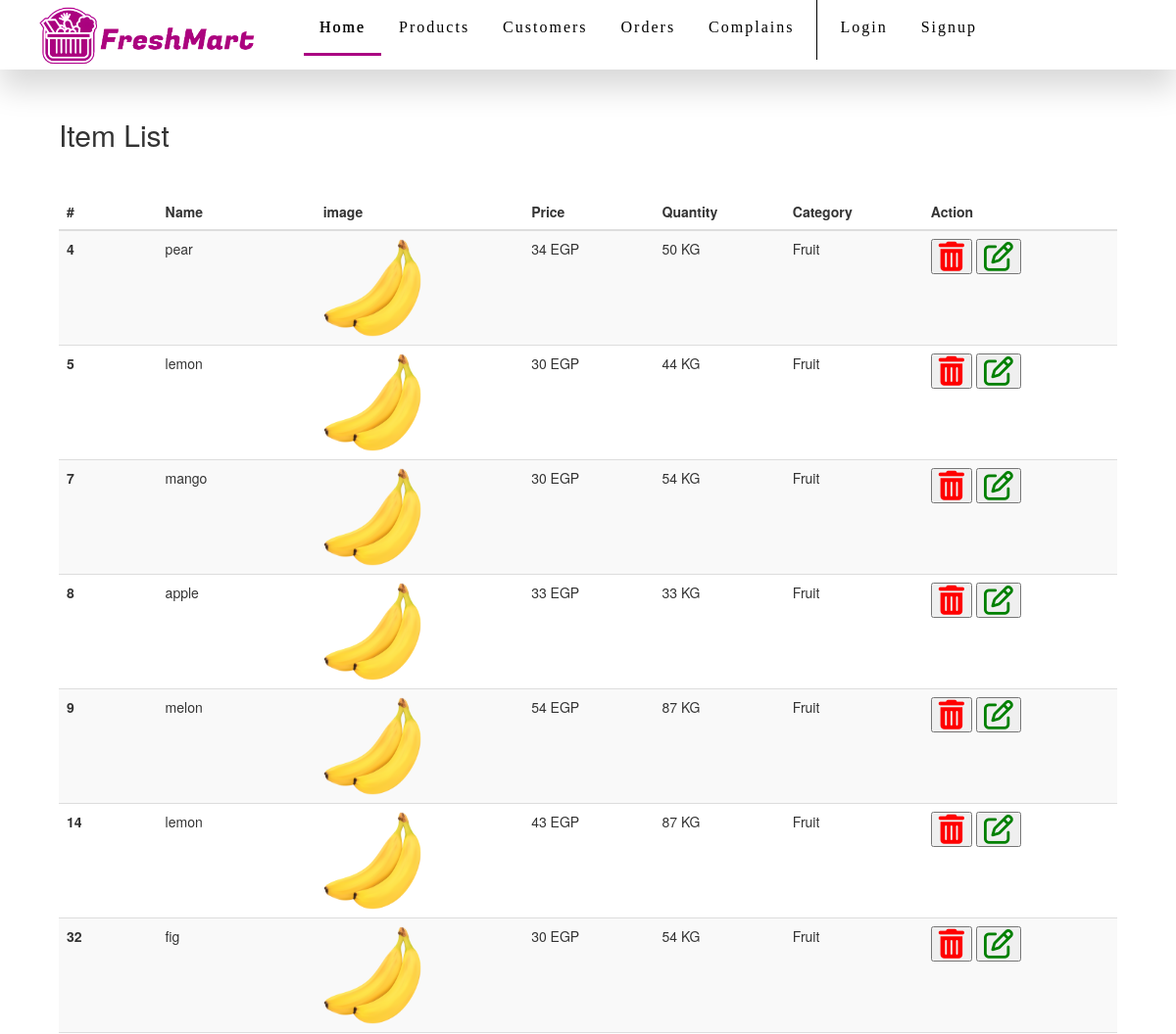
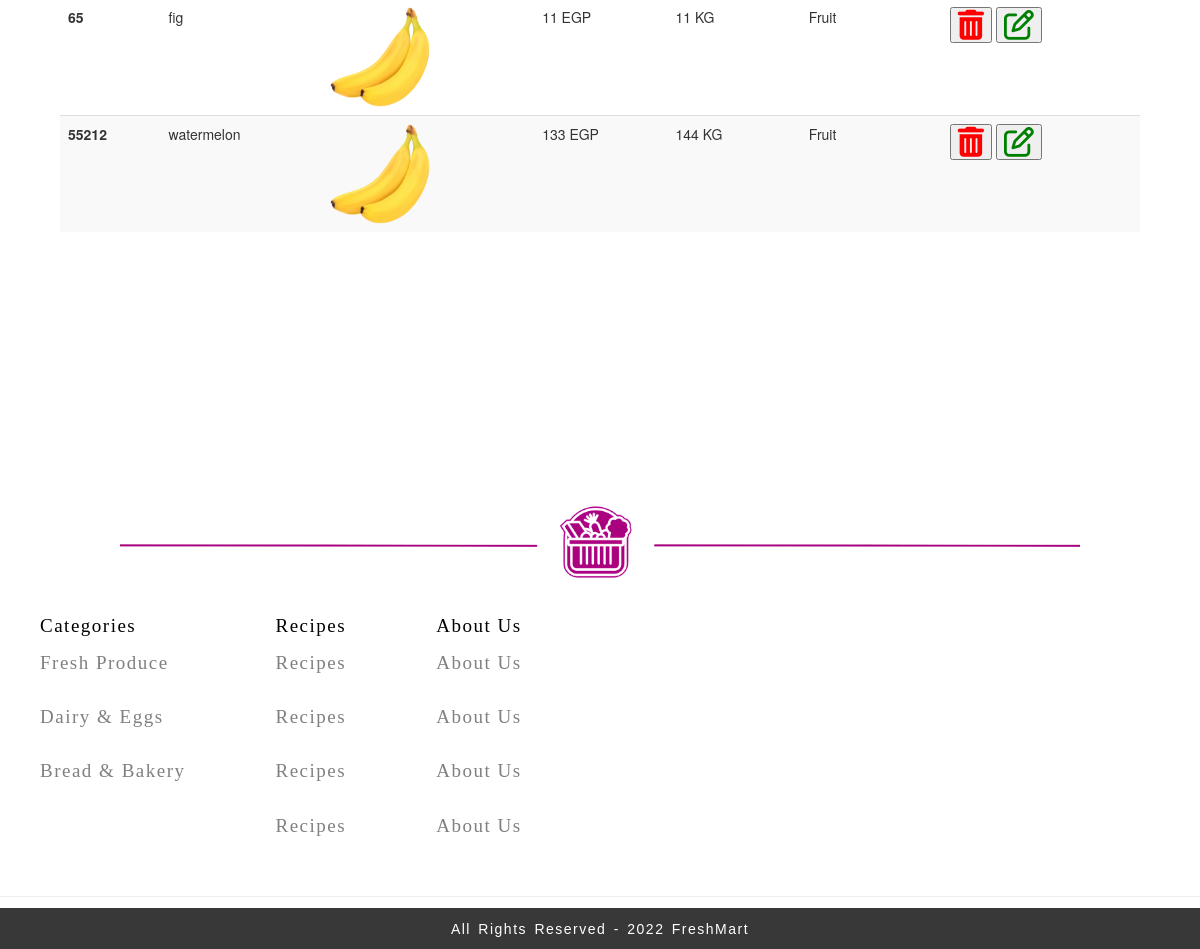
The page /Admin/products.php on the database its author committed (2 pictures, top to bottom).
### tables this page shows
CREATE TABLE `product` (
  `product_id` int(11) NOT NULL,
  `product_name` varchar(30) NOT NULL,
  `price` varchar(30) NOT NULL,
  `description` text NOT NULL,
  `image` varchar(30) NOT NULL,
  `product_category` varchar(30) NOT NULL,
  `category_id` int(11) DEFAULT NULL,
  `quantity` varchar(30) NOT NULL
);

### Admin/updateProduct.php (the view, shortened to what this page needs)
<?php
    function get_connection(){
        $mysqli = new mysqli("localhost","root","","grocery");
        return $mysqli;
    }
    function get_all_products(){
        $mysqli = get_connection();
        if ($result = $mysqli -> query("SELECT * from product")) {
            while ( $rows = $result->fetch_assoc() ) {
                echo format_output($rows['product_id'], $rows['product_name'], $rows['price'], $rows['quantity']);
            }
        }
    }
    function format_output($id, $name, $price, $quantity){
        $out = <<<EOT
                <th scope="row">$id</th>
                <td>$name</td>
                <td><img src="../images/ipics/banana_PNG104245.png" alt=""  height=100 width=100></img></td>
                <td>$price EGP</td>
                <td>$quantity KG</td>
                <td>Fruit</td>
                <td><a href="deletproduct.php?product_id= $id " ><button type="button"> <i class="fa fa-trash" style="font-size:30px;color:red"></i></button>
                <a href="updateForm.php"><button><i class="far fa-edit fa-2x" style="font-size:30px;color: green;"></i></button></a> </td>
                </tr>
            EOT;
      return $out;
    }
?>

### Admin/products.php (shortened to what this page needs)
<!DOCTYPE html>
<?php
 include "updateProduct.php";
?>
<html>
<head>
<link rel="stylesheet" href="https://maxcdn.bootstrapcdn.com/bootstrap/3.4.1/css/bootstrap.min.css">
<link rel="stylesheet" href="https://cdnjs.cloudflare.com/ajax/libs/font-awesome/4.7.0/css/font-awesome.min.css">
<link rel="stylesheet" href="../style.css">
<body>
<?php
include_once "../includes/nav_admin.php";
?>
<div class="container">
        <h2>Item List </h2>
    <div class="col-2">
    </div>
<table class="table table-striped" >
    <thead>
      <tr>
        <th scope="col">#</th>
        <th scope="col">Name</th>
        <th scope="col">image</th>
        <th scope="col">Price</th>
        <th scope="col">Quantity </th>
        <th scope="col">Category </th>
        <th scope="col">Action</th>
      </tr>
    </thead>
    <tbody>
      <tr>
      <?php  get_all_products();?>
    </tbody>
  </table>
</div>
<br><br><br><br><br><br><br><br><br><br>
<center><img src="../images/footerstrip.png" style="width: 80%; "></center>
<?php
include_once "../includes/footer.php";
?>
</body>

### includes/nav_admin.php (shortened to what this page needs)
<html>
 <div class="topnav">
        <img src="../images/logo.png" class="logo">
        <ul>
            <li><a class="active" href="../home.php">Home</a></li>
            <li><a href="products.php">Products</a></li>
            <li><a href="customers.php">Customers</a></li>
            <li><a href="orders.php">Orders </a></li>
            <li><a href="complain.php">Complains </a></li>
            <li><a href="../login.php">Login</a></li>
            <li><a href="../home.php">Signup</a></li>
        </ul>
    </div>
</html>

### includes/footer.php
<html>
<footer>
        <div class="lists">
            <ul>
                <p>Categories</p>
                <li><a href="fresh.html">Fresh Produce</a></li><br>
                <li><a href="Dairy & Eggs.html"> Dairy & Eggs</a></li><br>
                <li><a href="Bread & Bakery.html">Bread & Bakery</a></li><br>
            </ul>
            <ul>
                <p>Recipes</p>
                <li><a href="recipes.html">Recipes</a></li><br>
                <li><a href="recipes.html">Recipes</a></li><br>
                <li><a href="recipes.html">Recipes</a></li><br>
                <li><a href="recipes.html">Recipes</a></li><br>
            </ul>
            <ul>
                <p>About Us</p>
                <li><a href="about.html">About Us</a></li><br>
                <li><a href="about.html">About Us</a></li><br>
                <li><a href="about.html">About Us</a></li><br>
                <li><a href="about.html">About Us</a></li><br>
            </ul>
        </div>
        <hr>
        <div class="footer-bottom">
            <p>All Rights Reserved - 2022 FreshMart</p>
        </div>
    </footer>
</html>

### style.css (style rules this page uses)
.topnav { overflow: hidden; font-family: 'Bebas Neue', cursive; display: flex; float: right; width: 100%; position:relative; top: 0; background-color:white; box-shadow: 0 20px 30px 0 rgba(0,0,0,0.15); z-index: 1; }
.topnav a { float: right; color: black; text-align: center; padding: 14px 16px; text-decoration: none; font-size: 16px; letter-spacing: 2px; margin-top: 3px; margin-right: 2px; }
.topnav ul { margin-right: 20px; list-style-type: none; display: flex; justify-content: flex-end; flex-wrap:wrap; }
.topnav a.active { border-bottom: 3px solid transparent; border-bottom-color:#aa0082; text-shadow: 0 0 0.8px black; }
.logo { height: 20%; width: 20%; margin-left: 30px; display: inline-block; margin-top: 3px; float: left; }
footer { position: absolute; left: 0; right: 0; height: auto; padding-top: 10px; color: #fff; letter-spacing: 1.5px; font-size: 19px; width: auto; }
.lists { display: flex; font-family: 'Bebas Neue', cursive; color: black; }
footer ul { list-style-type: none; margin-right: 50px; }
footer a { color: gray; text-decoration: none; }
.footer-bottom { background-color: #383838; padding: 10px; padding-bottom: 0.1px; text-align: center; font-family:sans-serif; margin-top: -9px; width: auto; }
.footer-bottom p { font-size: 14px; word-spacing: 2px; text-transform: capitalize; margin-top: 1px; color: white; }
body { background-color: white; margin-right: 0; margin-left: 0; }
.container { width: 90%; overflow: hidden; margin: auto ; padding: 30px 0px; }
:root { --yellow:rgb(189, 136, 238); }

### rows shown on the page
product: product_id "4", product_name "pear", price "34", quantity "50"
product: product_id "5", product_name "lemon", price "30", quantity "44"
product: product_id "7", product_name "mango", price "30", quantity "54"
product: product_id "8", product_name "apple", price "33", quantity "33"
product: product_id "9", product_name "melon", price "54", quantity "87"
product: product_id "14", product_name "lemon", price "43", quantity "87"
product: product_id "32", product_name "fig", price "30", quantity "54"
product: product_id "65", product_name "fig", price "11", quantity "11"
product: product_id "55212", product_name "watermelon", price "133", quantity "144"
